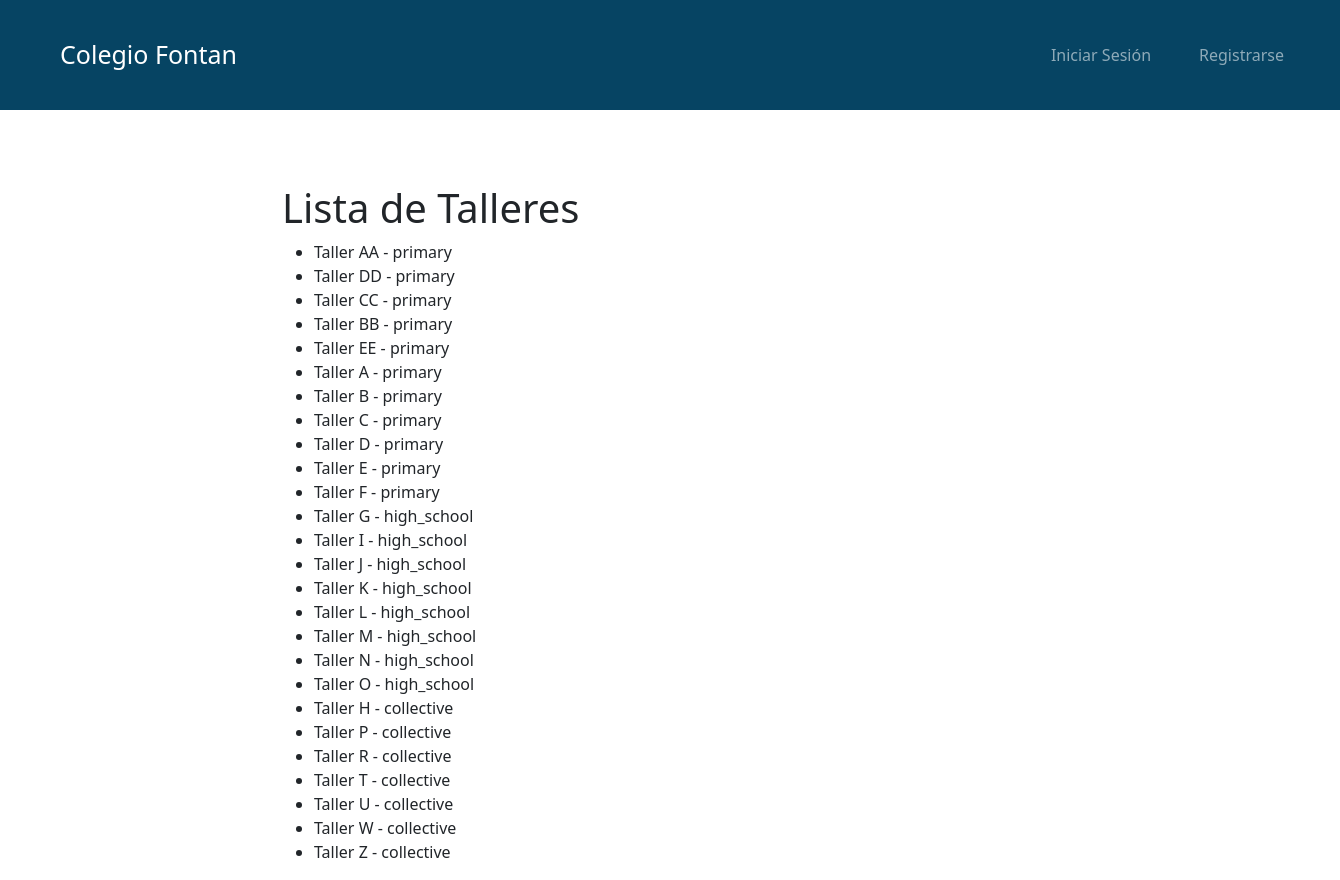
Screenshot of /workshops/list/ with the database file from the repository.
### workshops/models.py (models this page shows, shortened)
class Workshop(models.Model):
    WORKSHOP_TYPES = [
        ('primary', 'Primaria'),
        ('high_school', 'Bachillerato'),
        ('collective', 'Colectivo'),
    ]
    workshop_id = models.AutoField(primary_key=True)
    name = models.CharField(max_length=100, unique=True)  # Asegúrate de que el nombre sea único
    tutor = models.ForeignKey(
        'tutors.Tutor',
        on_delete=models.SET_NULL,
        null=True,
        blank=True
    )
    max_capacity = models.IntegerField(default=25)
    type = models.CharField(
        max_length=20,
        choices=WORKSHOP_TYPES,
        default='primary'
    )

### workshops/views.py (the view)
# urls.py: path('list/', views.list_workshops, name='list_workshops'),
def list_workshops(request):
    workshops = Workshop.objects.all()
    return render(request, 'workshops/list.html', {'workshops': workshops})

### workshops/templates/workshops/list.html
{% extends 'base.html' %}
{% block content %}
<h1>Lista de Talleres</h1>
    <ul>
        {% for workshop in workshops %}
            <li>{{ workshop.name }} - {{ workshop.type }}</li>
        {% empty %}
            <li>No hay talleres registrados.</li>
        {% endfor %}
    </ul>
{% endblock %}

### rows the page displays
Workshop: name "Taller AA", type "primary"
Workshop: name "Taller DD", type "primary"
Workshop: name "Taller CC", type "primary"
Workshop: name "Taller BB", type "primary"
Workshop: name "Taller EE", type "primary"
Workshop: name "Taller A", type "primary"
Workshop: name "Taller B", type "primary"
Workshop: name "Taller C", type "primary"
Workshop: name "Taller D", type "primary"
Workshop: name "Taller E", type "primary"
Workshop: name "Taller F", type "primary"
Workshop: name "Taller G", type "high_school"
Workshop: name "Taller I", type "high_school"
Workshop: name "Taller J", type "high_school"
Workshop: name "Taller K", type "high_school"
Workshop: name "Taller L", type "high_school"
Workshop: name "Taller M", type "high_school"
Workshop: name "Taller N", type "high_school"
Workshop: name "Taller O", type "high_school"
Workshop: name "Taller H", type "collective"
Workshop: name "Taller P", type "collective"
Workshop: name "Taller R", type "collective"
Workshop: name "Taller T", type "collective"
Workshop: name "Taller U", type "collective"
Workshop: name "Taller W", type "collective"
Workshop: name "Taller Z", type "collective"
